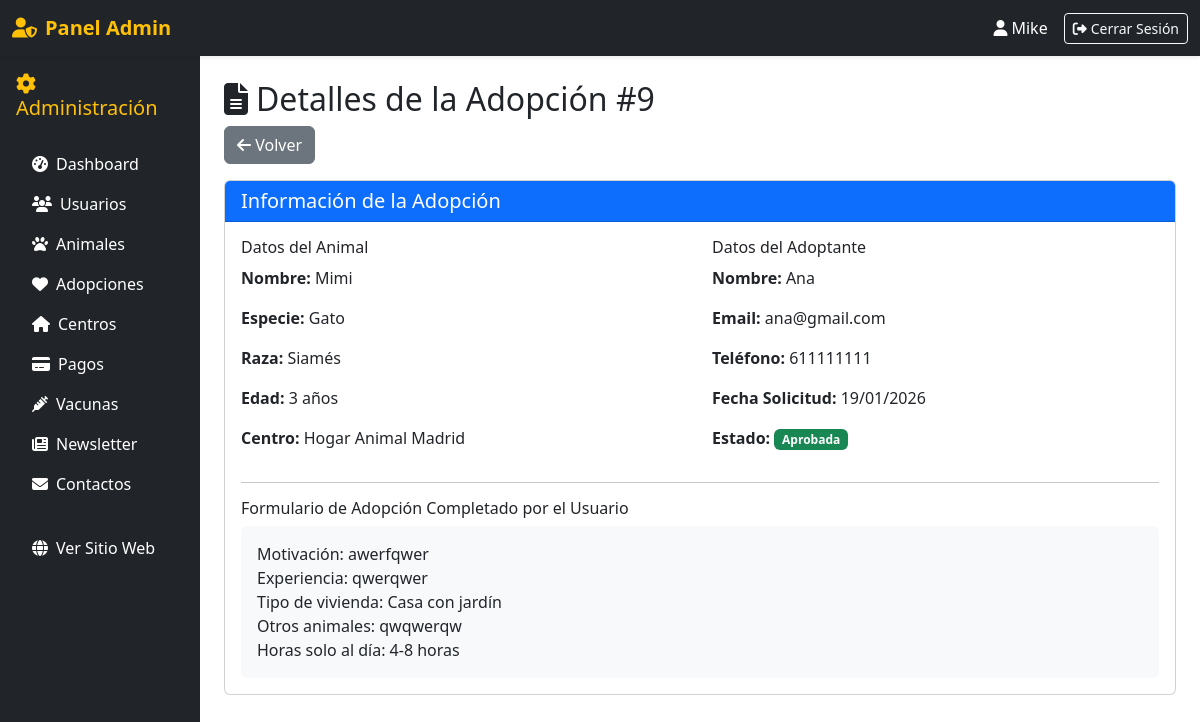
/admin/adopciones_ver.php?id=9 (signed in), run on the app's committed database.
### tables this page shows
CREATE TABLE `adopciones` (
  `id_adopcion` int(11) NOT NULL,
  `id_usuario` int(11) DEFAULT NULL,
  `id_animal` int(11) DEFAULT NULL,
  `fecha_solicitud` date DEFAULT curdate(),
  `fecha_adopcion` date DEFAULT NULL,
  `estado` enum('Pendiente','Aprobada','Rechazada') DEFAULT 'Pendiente',
  `notas` text DEFAULT NULL
);

CREATE TABLE `animales` (
  `id_animal` int(11) NOT NULL,
  `nombre` varchar(100) DEFAULT NULL,
  `especie` varchar(50) DEFAULT NULL,
  `raza` varchar(100) DEFAULT NULL,
  `edad` int(11) DEFAULT NULL,
  `sexo` enum('Macho','Hembra') DEFAULT NULL,
  `descripcion` text DEFAULT NULL,
  `fecha_ingreso` date DEFAULT NULL,
  `estado` enum('Disponible','Adoptado','Reservado','En tratamiento') DEFAULT 'Disponible',
  `id_centro` int(11) DEFAULT NULL,
  `imagen_url` varchar(255) DEFAULT NULL
);

CREATE TABLE `centros` (
  `id_centro` int(11) NOT NULL,
  `nombre` varchar(150) NOT NULL,
  `direccion` varchar(255) DEFAULT NULL,
  `telefono` varchar(20) DEFAULT NULL,
  `email` varchar(150) DEFAULT NULL,
  `web` varchar(150) DEFAULT NULL,
  `fecha_alta` datetime DEFAULT current_timestamp(),
  `latitud` decimal(10,8) DEFAULT NULL,
  `longitud` decimal(10,8) DEFAULT NULL,
  `imagen_url` varchar(255) DEFAULT NULL
);

CREATE TABLE `usuarios` (
  `id_usuario` int(11) NOT NULL,
  `nombre` varchar(100) NOT NULL,
  `apellido` varchar(100) DEFAULT NULL,
  `email` varchar(150) NOT NULL,
  `password_hash` varchar(255) NOT NULL,
  `telefono` varchar(20) DEFAULT NULL,
  `direccion` varchar(255) DEFAULT NULL,
  `tarjeta_last4` char(4) DEFAULT NULL,
  `fecha_registro` datetime DEFAULT current_timestamp(),
  `id_rol` int(11) DEFAULT 2
);

### admin/adopciones_ver.php (the view, shortened to what this page needs)
<?php
require_once '../includes/config.php';
$id = (int)($_GET['id'] ?? 0);
$stmt = $pdo->prepare("
    SELECT a.*, u.nombre as usuario_nombre, u.email, u.telefono,
           an.nombre as animal_nombre, an.especie, an.raza, an.edad,
           c.nombre as centro_nombre
    FROM adopciones a
    JOIN usuarios u ON a.id_usuario = u.id_usuario
    JOIN animales an ON a.id_animal = an.id_animal
    JOIN centros c ON an.id_centro = c.id_centro
    WHERE a.id_adopcion = ?
");
$stmt->execute([$id]);
$adopcion = $stmt->fetch();
?>
<!DOCTYPE html>
<html lang="es">
<head>
    <link rel="stylesheet" href="https://cdnjs.cloudflare.com/ajax/libs/font-awesome/6.4.0/css/all.min.css">
    <link href="https://cdn.jsdelivr.net/npm/bootstrap@5.3.0/dist/css/bootstrap.min.css" rel="stylesheet">
</head>
<body>
<?php include 'header.php'; ?>
<div class="container-fluid">
    <div class="row">
        <?php include 'sidebar.php'; ?>
        <div class="col-md-10 p-4">
            <h2><i class="fas fa-file-alt me-2"></i>Detalles de la Adopción #<?= $adopcion['id_adopcion'] ?></h2>
            <a href="adopciones.php" class="btn btn-secondary mb-3"><i class="fas fa-arrow-left"></i> Volver</a>
            <div class="card">
                <div class="card-header bg-primary text-white">
                    <h5 class="mb-0">Información de la Adopción</h5>
                </div>
                <div class="card-body">
                    <div class="row">
                        <div class="col-md-6">
                            <h6>Datos del Animal</h6>
                            <p><strong>Nombre:</strong> <?= htmlspecialchars($adopcion['animal_nombre']) ?></p>
                            <p><strong>Especie:</strong> <?= htmlspecialchars($adopcion['especie']) ?></p>
                            <p><strong>Raza:</strong> <?= htmlspecialchars($adopcion['raza']) ?></p>
                            <p><strong>Edad:</strong> <?= htmlspecialchars($adopcion['edad']) ?> años</p>
                            <p><strong>Centro:</strong> <?= htmlspecialchars($adopcion['centro_nombre']) ?></p>
                        </div>
                        <div class="col-md-6">
                            <h6>Datos del Adoptante</h6>
                            <p><strong>Nombre:</strong> <?= htmlspecialchars($adopcion['usuario_nombre']) ?></p>
                            <p><strong>Email:</strong> <?= htmlspecialchars($adopcion['email']) ?></p>
                            <p><strong>Teléfono:</strong> <?= htmlspecialchars($adopcion['telefono'] ?? 'No proporcionado') ?></p>
                            <p><strong>Fecha Solicitud:</strong> <?= date('d/m/Y', strtotime($adopcion['fecha_solicitud'])) ?></p>
                            <p><strong>Estado:</strong>
                                <span class="badge bg-<?= $adopcion['estado'] == 'Pendiente' ? 'warning' : ($adopcion['estado'] == 'Aprobada' ? 'success' : 'danger') ?>">
                                    <?= $adopcion['estado'] ?>
                                </span>
                            </p>
                        </div>
                    </div>
                    <?php if ($adopcion['notas']): ?>
                    <hr>
                    <h6>Formulario de Adopción Completado por el Usuario</h6>
                    <div class="bg-light p-3 rounded">
                        <?= nl2br(htmlspecialchars($adopcion['notas'])) ?>
                    </div>
                    <?php endif; ?>
                </div>
            </div>
        </div>
    </div>
</div>
</body>
</html>

### data on the page
adopciones: id_adopcion "9", id_animal.nombre "Mimi", id_animal.especie "Gato", id_animal.raza "Siamés", id_animal.edad "3", centros.nombre "Hogar Animal Madrid", id_usuario.nombre "Ana", id_usuario.email "ana@gmail.com", id_usuario.telefono "611111111", fecha_solicitud "19/01/2026", estado "Aprobada", notas "Motivación: awerfqwer Experiencia: qwerqwer Tipo de vivienda: Casa con jardín Otros animales: qwqwerqw Horas solo al día: 4-8 horas"

### other printed values
$_SESSION['user_name'] "Mike"
